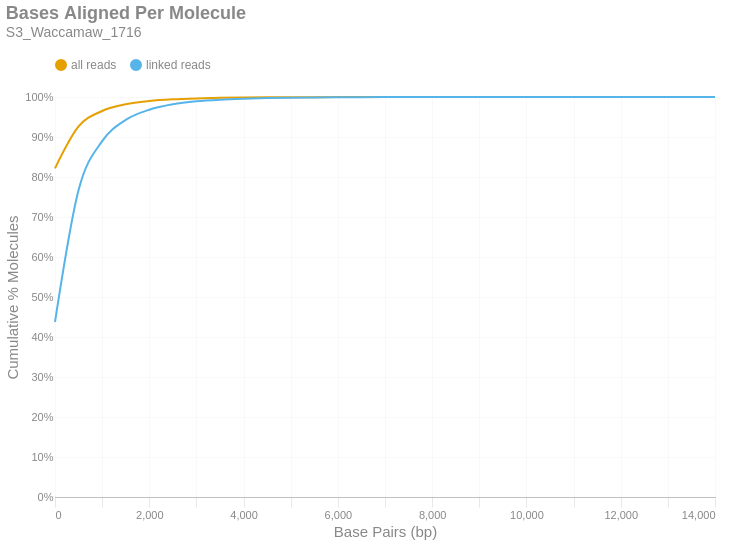

The code cell stored with this chart in its notebook:
### Markdown cell above
### Bases Aligned Per Molecule
This is a cumulative frequency distribution showing the number of base pairs aligned per unique molecule. These data are shown in 500 bp bins. There are two distributions: one with `all reads` (yellow) and another with only `linked reads` (blue). The percent of molecules in the `linked reads` distribution is relative to the total number of linked molecules.

### Code cell
if SKIPLR:
    print_html(f"Skipped")
else:
    binned_df = consolidated_hist(valids['aligned_bp'], mask, 500, True)
    with SafeRender(binned_df):
        (
            density_plot(binned_df, 'Bases Aligned Per Molecule', samplename, 'basesper')
            .encode(
                x=alt.X('bin:Q', title="Base Pairs (bp)").axis(tickMinStep=500).scale(padding=0),
                y=alt.Y('value:Q', title='Cumulative % Molecules')
                    .axis(format='%')
                    .scale(domain = [0,1])
                    .stack(False),
                color=alt.Color("key:N").scale(domain = ["all reads", "linked reads"]),
                tooltip = [
                    alt.Tooltip("key:N", title = "Data Type"),
                    alt.Tooltip("range_label:N", title="Bases Aligned Per Molecule"),
                    alt.Tooltip("value:Q", format = ".2%", title="% Molecules (Cum.)")
                ]
            )
        ).display()

### Figure 1 — Vega-Lite specification as saved in the notebook (floating-point values rounded to 4 significant figures)
{"width": "container", "height": 400, "config": {"title": {"anchor": "start", "dy": -15, "fontSize": 18, "color": "#888888", "subtitleColor": "#888888", "subtitleFontSize": 14}, "arc": {"fill": "#0072B2"}, "axis": {"domainColor": "#888888", "domainWidth": 0.5, "gridWidth": 0.2, "grid": false, "titleFontWeight": 400, "titleFontSize": 15, "labelFontSize": 11, "labelColor": "#888888", "tickColor": "#888888", "tickWidth": 0.2, "titleColor": "#888888"}, "axisBand": {"grid": false}, "axisX": {"grid": true, "tickSize": 10, "domainCap": "round"}, "axisY": {"domain": false, "grid": true, "tickSize": 0, "domainCap": "round"}, "background": "transparent", "header": {"labelFontSize": 15, "labelColor": "#888888", "titleFontSize": 15, "titleFontWeight": 600, "titleColor": "#888888"}, "legend": {"labelFont": "sans-serif", "labelFontSize": 12, "labelColor": "#888888", "symbolSize": 100, "symbolType": "circle", "titleFontSize": 12, "titlePadding": 10, "titleColor": "#888888", "title": null, "orient": "top"}, "range": {"category": ["#E69F00", "#56B4E9", "#009E73", "#F0E442", "#0072B2", "#D55E00", "#CC79A7", "#000000"], "diverging": ["#cfe8f3", "#a2d4ec", "#73bfe2", "#46abdb", "#1696d2", "#12719e"]}, "area": {"fill": "#0072B2", "fillOpacity": 0.7, "line": true, "strokeOpacity": 0.7}, "line": {"color": "#0072B2", "stroke": "#0072B2", "strokeWidth": 2}, "trail": {"color": "#0072B2", "stroke": "#0072B2", "strokeWidth": 0, "size": 1}, "point": {"filled": true, "fillOpacity": 1.0, "size": 95}, "text": {"color": "#888888", "fontSize": 11, "align": "right", "fontWeight": 400, "size": 11}, "bar": {"fill": "#0072B2", "stroke": null}, "view": {"stroke": null, "continuousWidth": 660, "continuousHeight": 400}}, "data": {"name": "data-9ac0ede5242e840a8cf7d2b2146b3e7b"}, "mark": {"type": "line", "interpolate": "monotone", "point": {"opacity": 0, "size": 275}}, "encoding": {"color": {"field": "key", "scale": {"domain": ["all reads", "linked reads"]}, "type": "nominal"}, "tooltip": [{"field": "key", "title": "Data Type", "type": "nominal"}, {"field": "range_label", "title": "Bases Aligned Per Molecule", "type": "nominal"}, {"field": "value", "format": ".2%", "title": "% Molecules (Cum.)", "type": "quantitative"}], "x": {"axis": {"tickMinStep": 500}, "field": "bin", "scale": {"padding": 0}, "title": "Base Pairs (bp)", "type": "quantitative"}, "y": {"axis": {"format": "%"}, "field": "value", "scale": {"domain": [0, 1]}, "stack": false, "title": "Cumulative % Molecules", "type": "quantitative"}}, "params": [{"name": "param_c36ac31b6afebe62", "select": {"type": "point", "fields": ["key"]}, "bind": "legend"}], "title": {"text": "Bases Aligned Per Molecule", "subtitle": "S3_Waccamaw_1716"}, "transform": [{"fold": ["all reads (cumsum)", "linked reads (cumsum)"]}, {"calculate": "replace(datum.key, ' (cumsum)', '')", "as": "key"}, {"filter": {"param": "param_c36ac31b6afebe62"}}], "usermeta": {"embedOptions": {"downloadFileName": "S3_Waccamaw_1716.basesper"}}, "$schema": "https://vega.github.io/schema/vega-lite/v6.1.0.json", "datasets": {"data-9ac0ede5242e840a8cf7d2b2146b3e7b": [{"bin": "0.0", "interval": "0.0-500.0", "all reads": 0.8216, "linked reads": 0.4375, "all reads (cumsum)": 0.8216, "linked reads (cumsum)": 0.4375, "range_label": "0-499"}, {"bin": "500.0", "interval": "500.0-1000.0", "all reads": 0.1047, "linked reads": 0.3298, "all reads (cumsum)": 0.9263, "linked reads (cumsum)": 0.7673, "range_label": "500-999"}, {"bin": "1000.0", "interval": "1000.0-1500.0", "all reads": 0.03875, "linked reads": 0.1224, "all reads (cumsum)": 0.9651, "linked reads (cumsum)": 0.8896, "range_label": "1000-1499"}, {"bin": "1500.0", "interval": "1500.0-2000.0", "all reads": 0.01683, "linked reads": 0.05315, "all reads (cumsum)": 0.9819, "linked reads (cumsum)": 0.9428, "range_label": "1500-1999"}, {"bin": "2000.0", "interval": "2000.0-2500.0", "all reads": 0.008034, "linked reads": 0.02538, "all reads (cumsum)": 0.9899, "linked reads (cumsum)": 0.9682, "range_label": "2000-2499"}, {"bin": "2500.0", "interval": "2500.0-3000.0", "all reads": 0.004267, "linked reads": 0.01348, "all reads (cumsum)": 0.9942, "linked reads (cumsum)": 0.9816, "range_label": "2500-2999"}, {"bin": "3000.0", "interval": "3000.0-3500.0", "all reads": 0.002352, "linked reads": 0.007429, "all reads (cumsum)": 0.9965, "linked reads (cumsum)": 0.9891, "range_label": "3000-3499"}, {"bin": "3500.0", "interval": "3500.0-4000.0", "all reads": 0.001341, "linked reads": 0.004234, "all reads (cumsum)": 0.9979, "linked reads (cumsum)": 0.9933, "range_label": "3500-3999"}, {"bin": "4000.0", "interval": "4000.0-4500.0", "all reads": 0.0007997, "linked reads": 0.002526, "all reads (cumsum)": 0.9987, "linked reads (cumsum)": 0.9958, "range_label": "4000-4499"}, {"bin": "4500.0", "interval": "4500.0-5000.0", "all reads": 0.0004965, "linked reads": 0.001568, "all reads (cumsum)": 0.9992, "linked reads (cumsum)": 0.9974, "range_label": "4500-4999"}, {"bin": "5000.0", "interval": "5000.0-5500.0", "all reads": 0.0003045, "linked reads": 0.0009618, "all reads (cumsum)": 0.9995, "linked reads (cumsum)": 0.9984, "range_label": "5000-5499"}, {"bin": "5500.0", "interval": "5500.0-6000.0", "all reads": 0.0001926, "linked reads": 0.0006085, "all reads (cumsum)": 0.9997, "linked reads (cumsum)": 0.999, "range_label": "5500-5999"}, {"bin": "6000.0", "interval": "6000.0-6500.0", "all reads": 0.0001225, "linked reads": 0.0003868, "all reads (cumsum)": 0.9998, "linked reads (cumsum)": 0.9994, "range_label": "6000-6499"}, {"bin": "6500.0", "interval": "6500.0-7000.0", "all reads": 7.878e-05, "linked reads": 0.0002488, "all reads (cumsum)": 0.9999, "linked reads (cumsum)": 0.9996, "range_label": "6500-6999"}, {"bin": "7000.0", "interval": "7000.0-7500.0", "all reads": 4.369e-05, "linked reads": 0.000138, "all reads (cumsum)": 0.9999, "linked reads (cumsum)": 0.9997, "range_label": "7000-7499"}, {"bin": "7500.0", "interval": "7500.0-8000.0", "all reads": 2.483e-05, "linked reads": 7.841e-05, "all reads (cumsum)": 0.9999, "linked reads (cumsum)": 0.9998, "range_label": "7500-7999"}, {"bin": "8000.0", "interval": "8000.0-8500.0", "all reads": 1.854e-05, "linked reads": 5.855e-05, "all reads (cumsum)": 1.0, "linked reads (cumsum)": 0.9999, "range_label": "8000-8499"}, {"bin": "8500.0", "interval": "8500.0-9000.0", "all reads": 1.49e-05, "linked reads": 4.705e-05, "all reads (cumsum)": 1.0, "linked reads (cumsum)": 0.9999, "range_label": "8500-8999"}, {"bin": "9000.0", "interval": "9000.0-9500.0", "all reads": 7.613e-06, "linked reads": 2.405e-05, "all reads (cumsum)": 1.0, "linked reads (cumsum)": 1.0, "range_label": "9000-9499"}, {"bin": "9500.0", "interval": "9500.0-10000.0", "all reads": 4.303e-06, "linked reads": 1.359e-05, "all reads (cumsum)": 1.0, "linked reads (cumsum)": 1.0, "range_label": "9500-9999"}, {"bin": "10000.0", "interval": "10000.0-10500.0", "all reads": 3.31e-06, "linked reads": 1.045e-05, "all reads (cumsum)": 1.0, "linked reads (cumsum)": 1.0, "range_label": "10000-10499"}, {"bin": "10500.0", "interval": "10500.0-11000.0", "all reads": 2.317e-06, "linked reads": 7.318e-06, "all reads (cumsum)": 1.0, "linked reads (cumsum)": 1.0, "range_label": "10500-10999"}, {"bin": "11000.0", "interval": "11000.0-11500.0", "all reads": 2.317e-06, "linked reads": 7.318e-06, "all reads (cumsum)": 1.0, "linked reads (cumsum)": 1.0, "range_label": "11000-11499"}, {"bin": "11500.0", "interval": "11500.0-12000.0", "all reads": 1.324e-06, "linked reads": 4.182e-06, "all reads (cumsum)": 1.0, "linked reads (cumsum)": 1.0, "range_label": "11500-11999"}, {"bin": "12000.0", "interval": "12000.0-12500.0", "all reads": 0.0, "linked reads": 0.0, "all reads (cumsum)": 1.0, "linked reads (cumsum)": 1.0, "range_label": "12000-12499"}, {"bin": "12500.0", "interval": "12500.0-13000.0", "all reads": 3.31e-07, "linked reads": 1.045e-06, "all reads (cumsum)": 1.0, "linked reads (cumsum)": 1.0, "range_label": "12500-12999"}, {"bin": "13000.0", "interval": "13000.0-13500.0", "all reads": 0.0, "linked reads": 0.0, "all reads (cumsum)": 1.0, "linked reads (cumsum)": 1.0, "range_label": "13000-13499"}, {"bin": "13500.0", "interval": "13500.0-14000.0", "all reads": 0.0, "linked reads": 0.0, "all reads (cumsum)": 1.0, "linked reads (cumsum)": 1.0, "range_label": "13500-13999"}, {"bin": "14000.0", "interval": "14000.0-14500.0", "all reads": 3.31e-07, "linked reads": 1.045e-06, "all reads (cumsum)": 1.0, "linked reads (cumsum)": 1.0, "range_label": "14000-14499"}]}}
